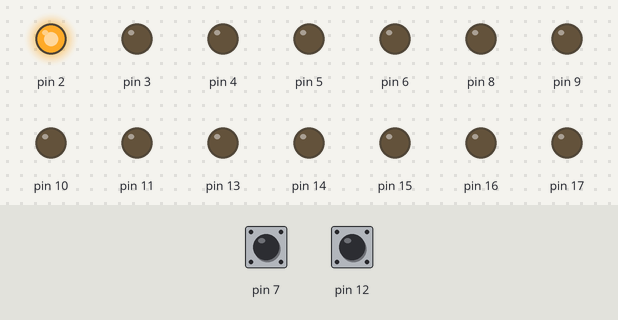
Simulated run of this sketch. Board: Arduino Uno, built with avr-gcc and run on an emulated ATmega328P. Shown: output pins drawn as LEDs (lit = HIGH). The inputs (shaded band) are chosen by the test bench; at power-on: pin 7 HIGH, pin 12 HIGH.

Above: at 1.2 s.
1.3 s: pin 7 pulled LOW for 0.15 s
At 1.37 s:
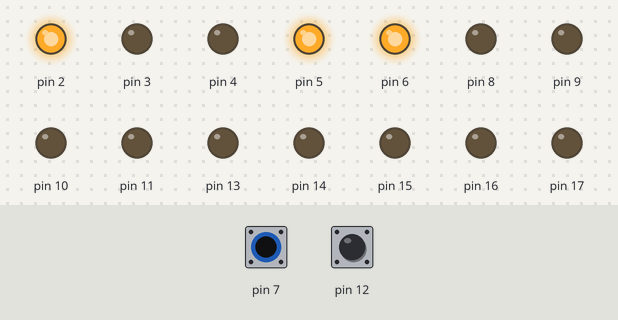
2.9 s: pin 12 pulled LOW for 0.15 s
At 2.97 s:
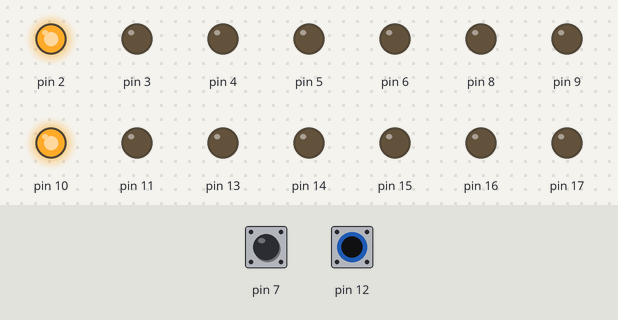
4.5 s: pin 12 pulled LOW for 3.2 s
At 8.8 s:
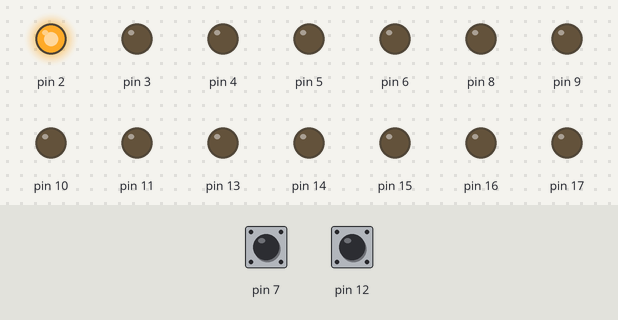
9.2 s: pin 7 pulled LOW for 3.2 s
At 9.9 s:
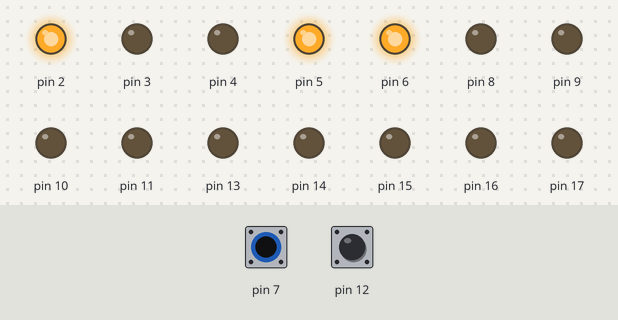
13.9 s: pin 7 driven LOW and pin 12 driven LOW
At 14.7 s:
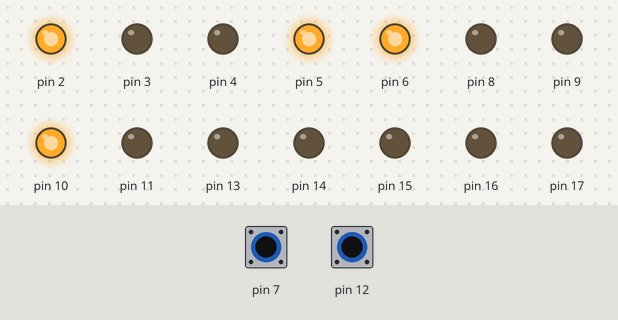
15.4 s: pin 7 driven HIGH
At 15.8 s:
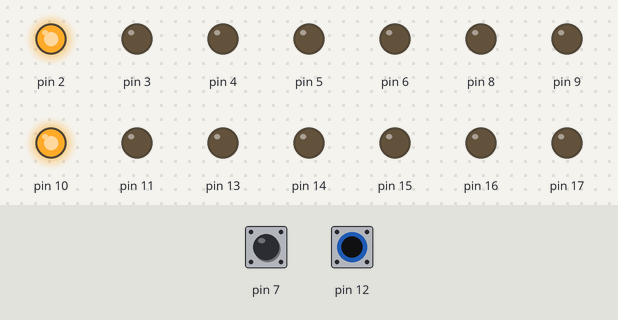
Timing chart, 0 to 17.9 s (numbered marks = the images above; inputs shaded):
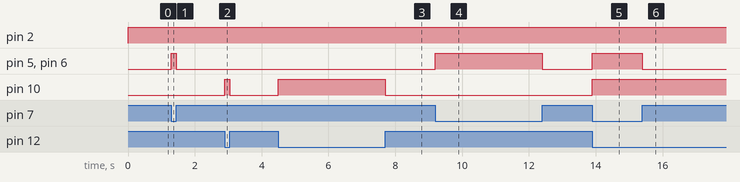

The sketch:

SmartHome_LORA.ino
```cpp
#include "DieuKhien.h"
//////////////LẦU 1///////////////
//////////////Phòng khách///////////////////////
DieuKhien denpk(2);
DieuKhien quatpk(3);
DieuKhien tivi(4);

DieuKhien dkdenpk(24);
DieuKhien dkquatpk(25);
DieuKhien dktivi(26);
////Cầu thang
DieuKhien coi(5);
DieuKhien den(6);
DieuKhien mq2_1(7);
////Nhà vệ sinh
DieuKhien quatvs1(8);
DieuKhien denvs1(9);

DieuKhien dkquatvs1(20);
DieuKhien dkdenvs1(21);
//////////////////////////Phòng bếp
DieuKhien quatnb(10);
DieuKhien dennb(11);
DieuKhien mq2_2(12);

DieuKhien dkquatnb(22);
DieuKhien dkdennb(23);
//Cửa////// Servo


//Cửa cổng RFID


//////////////////Lầu 2///////////
DieuKhien denpn1(13);
DieuKhien quatpn1(14);
DieuKhien quatvs2(15);
DieuKhien denpn2(16);
DieuKhien quatpn2(17);
DieuKhien denvs2(18);

DieuKhien dkdenpn1(24);
DieuKhien dkquatpn1(25);
DieuKhien dkdenpn2(24);
DieuKhien dkquatpn2(25);
DieuKhien dkdenvs2(27);
DieuKhien dkquatvs2(27);
void setup() {

}
void guiLORA(){

}
void nhanLORA(){

}
int val1,val2,val3,val4,val5, val6, val7,val8,val9,val10,val11,val12,val13;
void loop() {
  ///////////////////////LẦU 1//////////////////////////////
  //////////////Phòng khách///////////////////////
  if(dkdenpk.doc() == 0){
    val1 =!val1;
    denpk.write(val1);
    guiLORA();
    delay(300);
  }

  if(dkquatpk.doc() == 0){
    val2 =!val2;
    quatpk.write(val2);
    guiLORA();
    delay(300);
  }
  if(dktivi.doc() == 0){
    val3 =!val3;
    tivi.write(val3);
    guiLORA();
    delay(300);
  }
  //////////////Cầu thang///////////////////////
  coi.write(mq2_1.doc());
  den.write(mq2_1.doc());
   //////////////Nhà vệ sinh///////////////////////
  if(dkdenvs1.doc() == 0){
    val4 =!val4;
    denvs1.write(val4);
    guiLORA();
    delay(300);
  }

  if(dkquatvs1.doc() == 0){
    val5 =!val5;
    quatvs1.write(val5);
    guiLORA();
    delay(300);
  }
  //////////////Phòng bếp///////////////////////
  if(dkdennb.doc() == 0){
    val6 =!val6;
    dennb.write(val6);
    guiLORA();
    delay(300);
  }

  if(dkquatnb.doc() == 0){
    val7 =!val7;
    quatnb.write(val7);
    guiLORA();
    delay(300);
  }

  //////////////Cầu thang///////////////////////
  quatnb.write(mq2_2.doc());
  ////////////////////////Lầu 2//////////////////////
  //////////////////Lầu 2///////////
 //////////////Phòng ngủ 1///////////////////////
  if(dkdenpn1.doc() == 0){
    val8 =!val8;
    denpk.write(val8);
    guiLORA();
    delay(300);
  }

  if(dkquatpn1.doc() == 0){
    val9 =!val9;
    quatpk.write(val9);
    guiLORA();
    delay(300);
  }
 //////////////Phòng ngủ 2///////////////////////
  if(dkdenpn2.doc() == 0){
    val10 =!val10;
    denpk.write(val10);
    guiLORA();
    delay(300);
  }

  if(dkquatpn2.doc() == 0){
    val11 =!val11;
    quatpk.write(val11);
    guiLORA();
    delay(300);
  }
  //////////////Nhà vệ sinh 2///////////////////////
  if(dkdenvs2.doc() == 0){
    val12 =!val12;
    denvs1.write(val12);
    guiLORA();
    delay(300);
  }

   if(dkquatvs2.doc() == 0){
    val13 =!val13;
    quatvs1.write(val13);
    guiLORA();
    delay(300);
  }
}
```

Dieukhien.cpp
```cpp
#include "DieuKhien.h"
#include <Arduino.h>
DieuKhien::DieuKhien(int chan) {
    pin = chan;
    pinMode(pin, OUTPUT);
}
void DieuKhien::write(int state) {
    digitalWrite(pin, state); // Ghi trạng thái được chuyền vào chân điều khiển
}
bool DieuKhien::doc() {
    pinMode(pin, INPUT_PULLUP); // Thiết lập chân là đầu vào với điện trở kéo lên
    return digitalRead(pin) == LOW; // Đọc trạng thái của nút nhấn, trạng thái LOW khi nút được nhấn
}
```

Dieukhien.h
```cpp
class DieuKhien {
public:
    DieuKhien(int chan);
    void bat();
    void tat();
    void write(int state); // Khai báo phương thức write(int)
    bool doc();

private:
    int pin;
};
```

Measured:
- after the input at 1.3 s, pin 5, pin 6: LOW → HIGH at once, → LOW 0.15 s later
- after the input at 2.9 s, pin 10: LOW → HIGH at once, → LOW 0.15 s later
- after the input at 4.5 s, pin 10: LOW → HIGH at once, → LOW 3.2 s later
- after the input at 9.2 s, pin 5, pin 6: LOW → HIGH at once, → LOW 3.2 s later
- after the input at 13.9 s, pin 5, pin 6, pin 10: LOW → HIGH at once
- after the input at 15.4 s, pin 5, pin 6: HIGH → LOW at once
